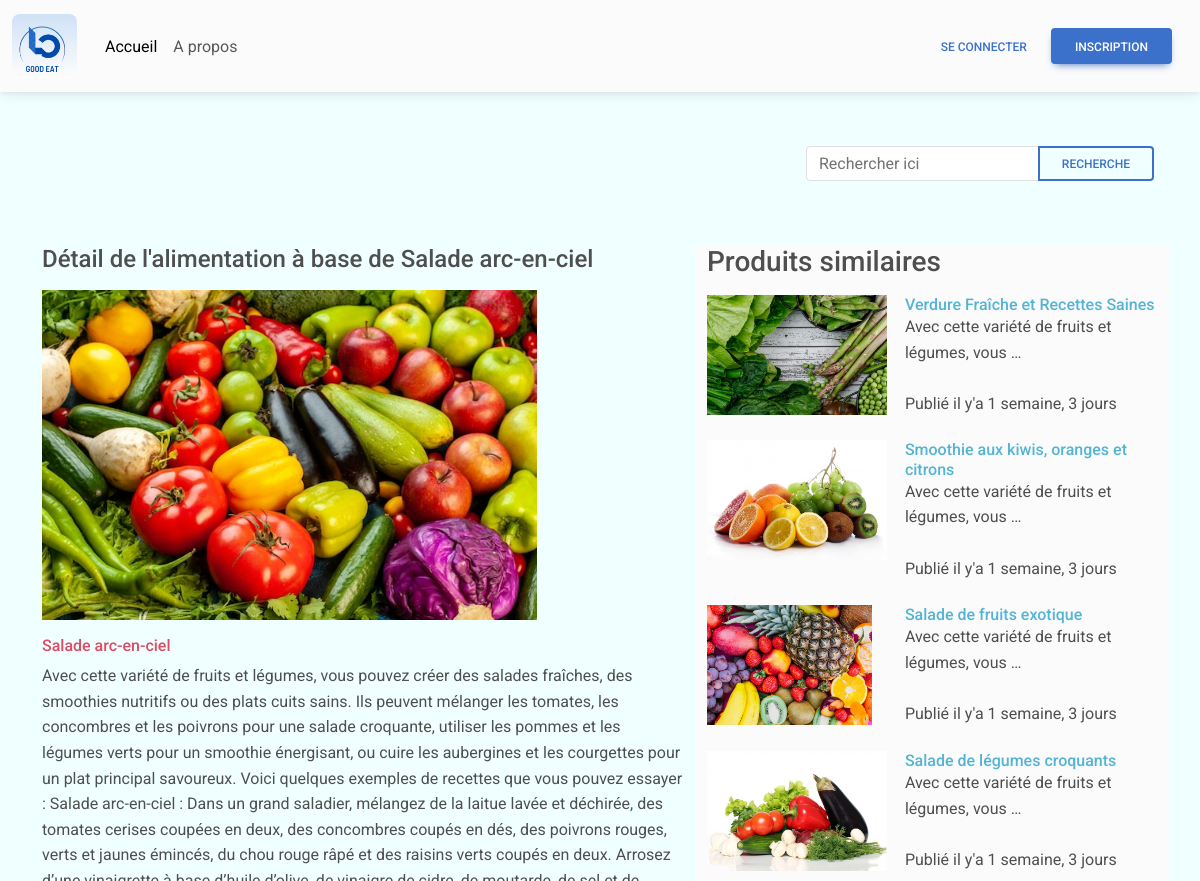
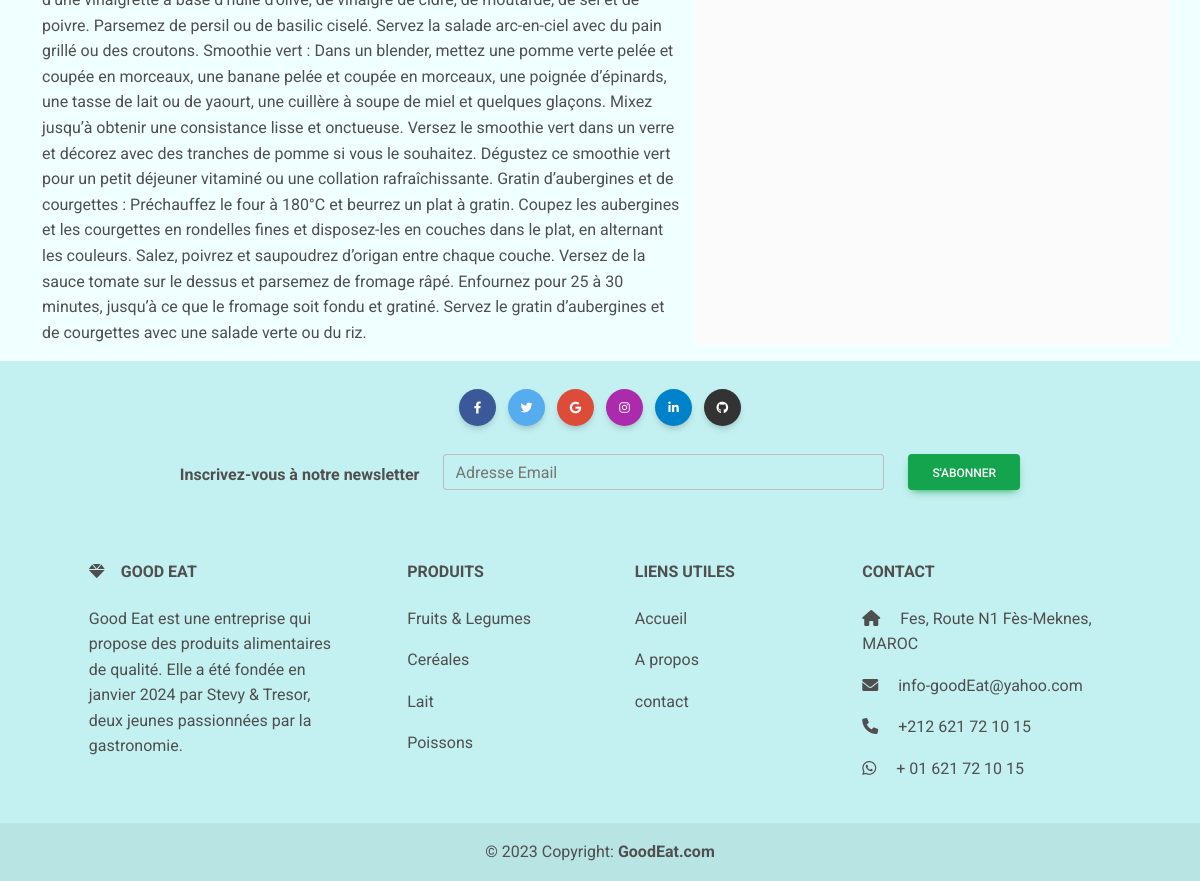
Page /produit/2 on the committed database (2 pictures, top to bottom).
### my_blog/models.py (models this page shows)
class Produit(models.Model):
    title = models.CharField(max_length = 60)
    desc = models.TextField()
    category = models.ForeignKey(Category, on_delete=models.CASCADE,null=True)
    user = models.ForeignKey(User, on_delete=models.CASCADE)
    image = models.ImageField(upload_to = "", null=True,blank=True)
    created_add = models.DateTimeField(auto_now_add=True)
    update_add = models.DateTimeField(auto_now_add=True)
    def __str__(self):
        return self.title

### my_blog/views.py (the view)
# urls.py: path("produit/<int:id_produit>", detail, name="detail"),
def detail(resquest, id_produit):
    var_produit = Produit.objects.get(id=id_produit)
    category = var_produit.category
    produit_de_m_category = Produit.objects.filter(category=category)[:6]
    return render(resquest, 'detail.html',{'produit':var_produit,'produit_identique': produit_de_m_category })

### my_blog/templates/detail.html
{% extends "base.html" %}
{% load static %}
{% block content %}
<div class="container">
    <div class="row">
        <div class="col-md-7">
            <h4 class="my-3">Détail de l'alimentation à base de {{produit.title}}</h4>
            <img src="{{produit.image.url}}" alt="Produit {{produit.id}}" height="330" />
            <h6 class="mt-3 text-danger ">{{produit.title}}</h6>
            <p>{{produit.desc}}</p>
        </div>
        <div class="col-md-5 bg-body-tertiary my-3">
            <h3> Produits similaires</h3>
            {%for prd in produit_identique %}
            {%if prd.id != produit.id %}
            <div class="row">
                    <div class='col-md-5'>
                        <a href="{% url 'detail' prd.id %}">
                            <img src="{{prd.image.url}}" alt="Produit {{produit.id}}" height="120" class='my-2' />
                        </a>
                    </div>
                    <div class='col-md-7 mt-2'>
                        <a href="{% url 'detail' prd.id %}">
                            <h6 class="card-title text-info font-weight-bolder">{{prd}}</h6>
                        </a>
                        <p class="">
                            {{produit.desc | truncatewords:8}} <br /><br />
                            Publié il y'a {{produit.created_add|timesince}}
                        </p>
                    </div>
            </div>
            {% endif %}
            {% endfor %}
        </div>
    </div>
</div>
{% endblock %}

### my_blog/static/css/style.css (style rules this page uses)
body { background-color: azure; }

### rows in the picture
Produit: title "Salade arc-en-ciel", image (picture), desc "Avec cette variété de fruits et légumes, vous pouvez créer des salades fraîches, des smoothies nutritifs ou des plats cuits sains. Ils peuvent mélanger les tomates, les concombres et les poivrons pour une salade croquante, utiliser les pommes et les légumes verts pour un smoothie énergisant, ou cuire les aubergines et les courgettes pour un plat principal savoureux. Voici quelques exemples de recettes que vous pouvez essayer : Salade arc-en-ciel : Dans un grand saladier, mélangez de la laitue lavée et déchirée, des tomates cerises coupées en deux, des concombres coupés en dés, des poivrons rouges, verts et jaunes émincés, du chou rouge râpé et des raisins verts coupés en deux. Arrosez d’une…", desc "Avec cette variété de fruits et légumes, vous …", created_add "1 semaine, 3 jours"
Produit: image (picture), title "Verdure Fraîche et Recettes Saines"
Produit: image (picture), title "Smoothie aux kiwis, oranges et citrons"
Produit: image (picture), title "Salade de fruits exotique"
Produit: image (picture), title "Salade de légumes croquants"
